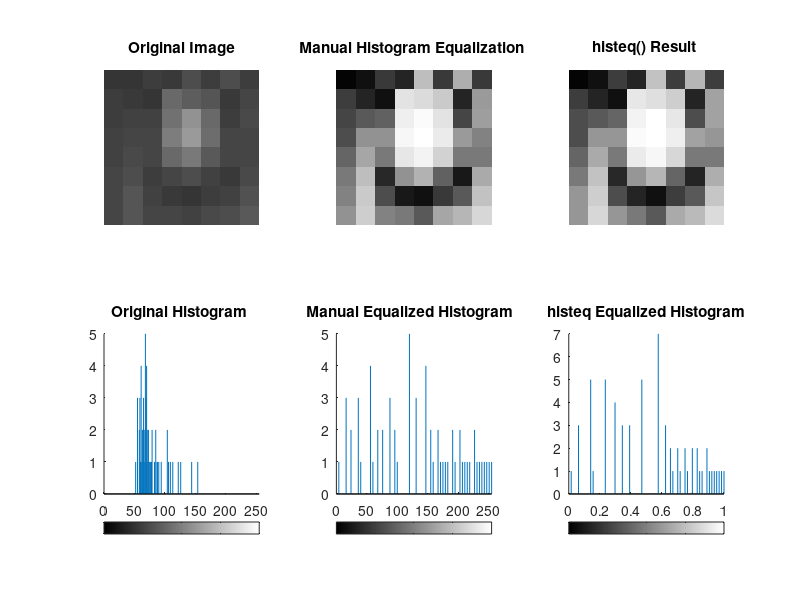

MATLAB code to generate this figure:
% histogram equalization of hardcoded values
% compare manual histogram equalization with histeq() results
clc;
clear;
close all;

% Original 8x8 grayscale matrix (not equalized)
I = [52 55 61 59 79 61 76 61;
     62 59 55 104 94 85 59 71;
     63 65 66 113 144 104 63 72;
     64 70 70 126 154 109 71 69;
     67 73 68 106 122 88 68 68;
     68 79 60 70 77 66 58 75;
     69 85 64 58 55 61 65 83;
     70 87 69 68 65 73 78 90];

I = uint8(I);

% Manual Histogram Equalization
[M, N] = size(I);
L = 256;
total_pixels = M * N;

hist_manual = zeros(1, L);
for i = 1:M
    for j = 1:N
        hist_manual(I(i,j) + 1) = hist_manual(I(i,j) + 1) + 1;
    end
end

pdf = hist_manual / total_pixels;
cdf = cumsum(pdf);
T = round((L - 1) * cdf);

I_manual = zeros(M, N, 'uint8');
for i = 1:M
    for j = 1:N
        I_manual(i,j) = T(I(i,j) + 1);
    end
end

% Histogram Equalization using histeq()
I_histeq = histeq(I);

% Display Results
figure;

subplot(2,3,1);
imshow(I);
title('Original Image');

subplot(2,3,2);
imshow(I_manual);
title('Manual Histogram Equalization ');

subplot(2,3,3);
imshow(I_histeq);
title('histeq() Result ');

subplot(2,3,4);
imhist(I);
title('Original Histogram ');

subplot(2,3,5);
imhist(I_manual);
title('Manual Equalized Histogram  ');

subplot(2,3,6);
imhist(I_histeq);
title('histeq Equalized Histogram');
